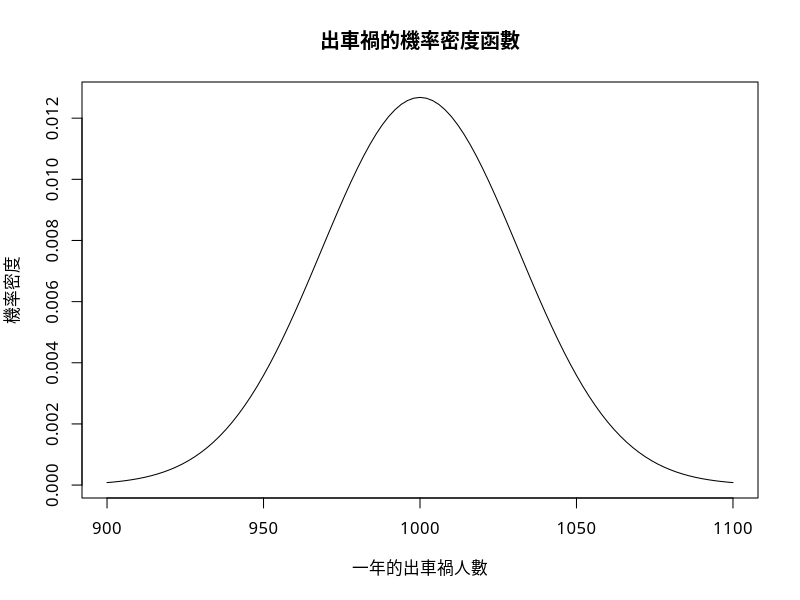

Source code (R):
## ---- chunk 1

space=c(1/8,3/8,3/8,1/8)
data82a=data.frame( "反面的次數X"=c( 0 , 1,3,4),"機率x"=space)
data82a$`反面的次數X`=paste(data82a$`反面的次數X`, "次")
data82b=data.frame("正反面的差距Y"=c(-3,-1,1,3),"機率y"=c(1/8,3/8,3/8,1/8))

data82b$`正反面的差距Y`=paste(data82b$`正反面的差距Y`, "次")
data82c=data.frame("正反面的總和Z"=c(3), "機率z"=1)

# a. 
data82a

# b.
data82b

# c.
data82c


## ---- chunk 2
0.2*20+0.8*15


## ---- chunk 3

# c.
AnsC=1-pbinom(5,size=10, prob=.25)
AnsC

# d.
AnsD=1-pbinom(5, size=10, prob=.5)
AnsD
## ---- chunk 4
pnorm(450, mean=360, sd = 120)
1-pnorm(240, mean = 360, sd = 120)
pnorm(450, mean = 360, sd = 120)-pnorm(240, mean = 360, sd = 120)

## ---- chunk 5
m1=100*0.25
sd1=sqrt(m1*(1-0.25))
1-pbinom(33, size=100, prob=.25)
Ans886d=1-pbinom(49, size=100, prob=.25 )
format(Ans886d, scientific = F)


## ---- chunk 6
#a
mCharles=50*.9
mJulia=50*.8
mAlex=50*.8

sdCharles=sqrt(mCharles*(1-.9))
sdJulia=sqrt(mJulia*(1-.8))
sdAlex=sqrt(mAlex*(1-.8))

#b
mTeam=mCharles+mJulia+mAlex
sdTeam=sqrt(mCharles*(1-.9)+mJulia*(1-.8)+mAlex*(1-.8))

#c

#d

1-pnorm(131, mean=mTeam,sd=sdTeam )
## ---- chunk 7

mCar=100000*.01
sdCar=sqrt(mCar*(1-.01))
curve(dnorm(x, mean=mCar, sd=sdCar),900, 1100, main="出車禍的機率密度函數", xlab="一年的出車禍人數", ylab="機率密度", family="Meiryo" )

pCar=1-pnorm(960, mean=mCar, sd=sdCar)#每一年超過960次車禍的機率
pCar
pbinom(0, size=4, prob=pCar) #任期內超過960次車禍的機率，因為美年的結果可能發生或不發生，且是獨立事件、固定次數，因此可用二項式分配來計算四年都不發生的機率。


rm(list=ls())
Y100=rbinom(100, 100000, .01)
max(Y100)


